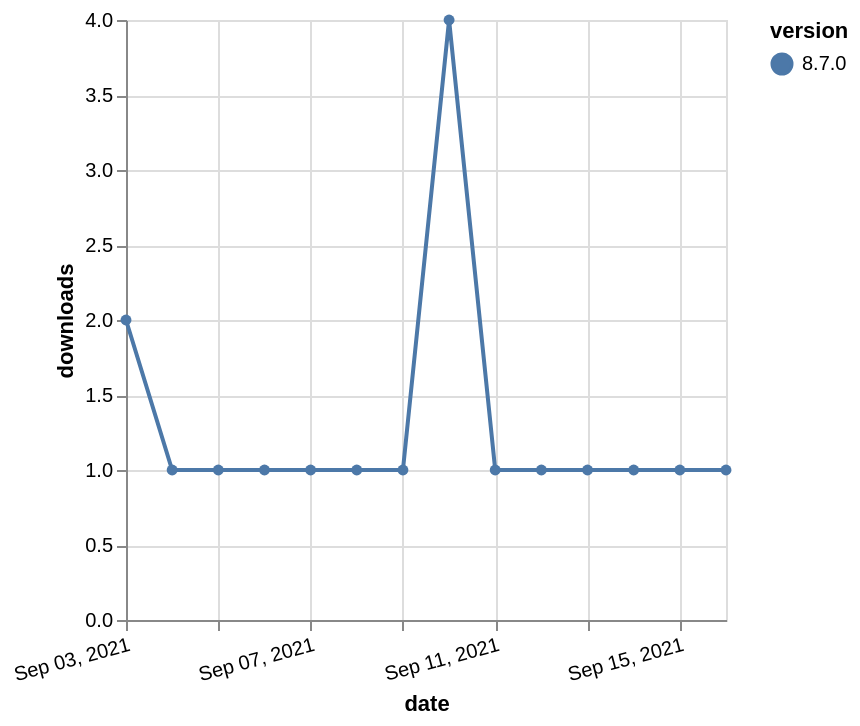

The specification (Vega-Lite) saved for this image:
### Vega-Lite specification from a JSON file in a GitHub repository (floating-point values rounded to 4 significant figures)
{"$schema": "https://vega.github.io/schema/vega-lite/v5.json", "description": "A simple bar chart with embedded data.", "data": {"values": [{"date": "2021-09-03", "total": 502, "delta": 2, "version": "8.7.0"}, {"date": "2021-09-04", "total": 503, "delta": 1, "version": "8.7.0"}, {"date": "2021-09-05", "total": 504, "delta": 1, "version": "8.7.0"}, {"date": "2021-09-06", "total": 505, "delta": 1, "version": "8.7.0"}, {"date": "2021-09-07", "total": 506, "delta": 1, "version": "8.7.0"}, {"date": "2021-09-08", "total": 507, "delta": 1, "version": "8.7.0"}, {"date": "2021-09-09", "total": 508, "delta": 1, "version": "8.7.0"}, {"date": "2021-09-10", "total": 512, "delta": 4, "version": "8.7.0"}, {"date": "2021-09-11", "total": 513, "delta": 1, "version": "8.7.0"}, {"date": "2021-09-12", "total": 514, "delta": 1, "version": "8.7.0"}, {"date": "2021-09-13", "total": 515, "delta": 1, "version": "8.7.0"}, {"date": "2021-09-14", "total": 516, "delta": 1, "version": "8.7.0"}, {"date": "2021-09-15", "total": 517, "delta": 1, "version": "8.7.0"}, {"date": "2021-09-16", "total": 518, "delta": 1, "version": "8.7.0"}]}, "width": "container", "mark": {"type": "line", "point": {"filled": true}}, "encoding": {"x": {"field": "date", "type": "temporal", "timeUnit": "yearmonthdate", "title": "date", "axis": {"labelAngle": -15}}, "y": {"field": "delta", "type": "quantitative", "title": "downloads"}, "color": {"field": "version", "type": "nominal"}, "tooltip": {"field": "delta"}}}
